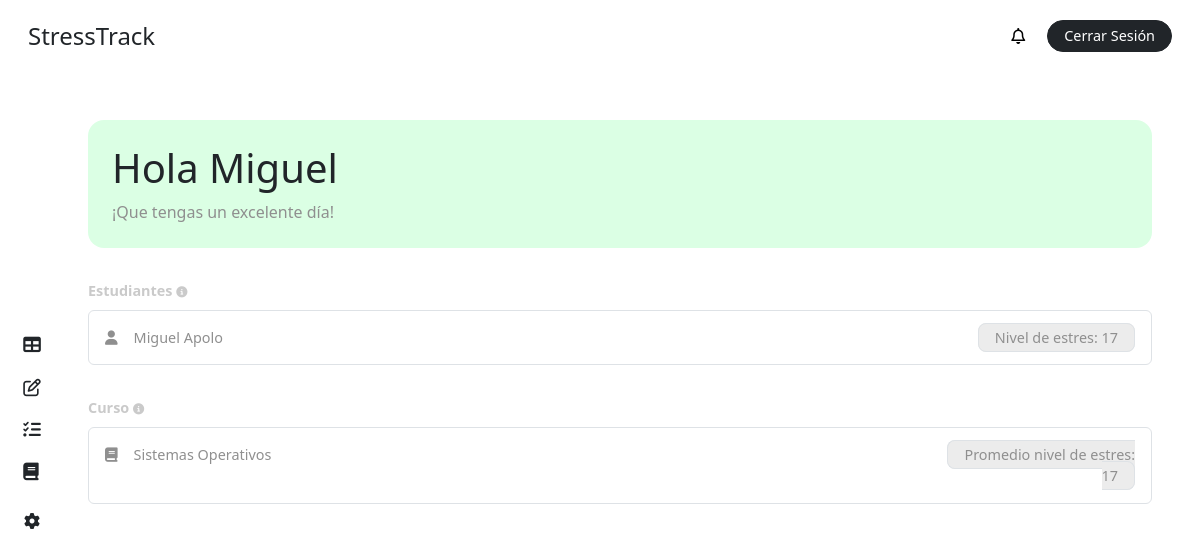
Before: /panel/ (signed in) with the older database file.
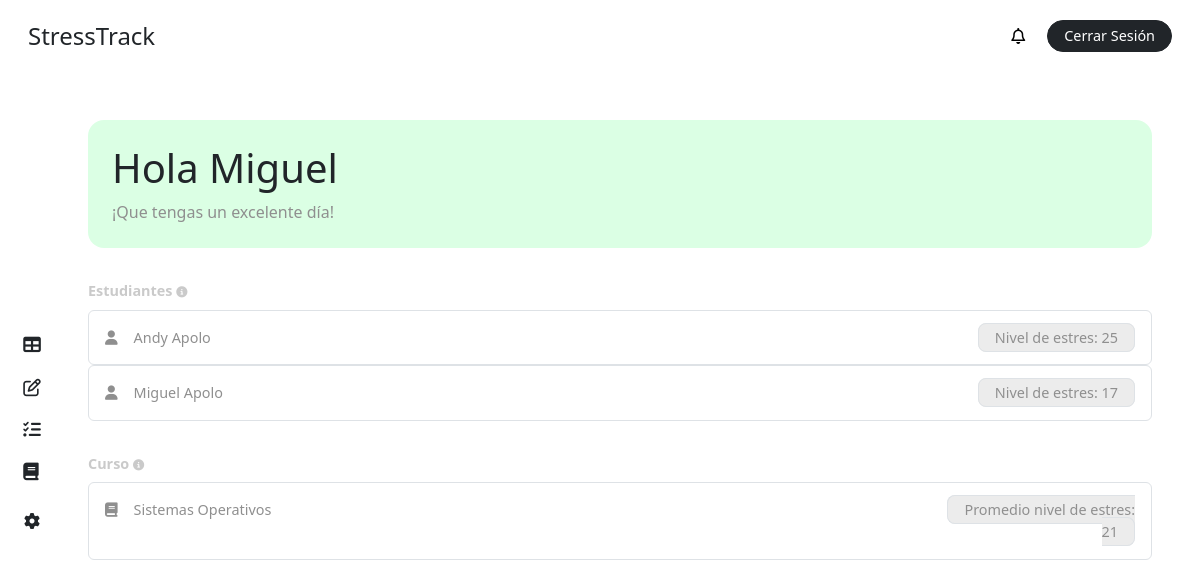
After: the same page with the newer database file.
### stress/models.py (models this page shows, shortened)
class CustomUser(AbstractBaseUser, PermissionsMixin):
    ROLE_CHOICES = [
        ('student', 'Alumno'),
        ('teacher', 'Profesor'),
        ('superuser', 'Administrador'),
    ]
    first_name = models.CharField(max_length=50, blank=True)
    last_name = models.CharField(max_length=50, blank=True)
    dni = models.CharField(max_length=10, unique=True, blank=True, null=True)
    email = models.EmailField(unique=True)
    role = models.CharField(max_length=20, choices=ROLE_CHOICES, default='student')
    is_active = models.BooleanField(default=True)
    is_staff = models.BooleanField(default=False)
    stress = models.IntegerField(default=0)
    share_stress_level = models.BooleanField(default=False)
    course = models.ForeignKey(Course, on_delete=models.CASCADE, related_name='students', null=True, blank=True)
    group = models.ForeignKey(Team, on_delete=models.CASCADE, related_name='members', null=True, blank=True)
    objects = CustomUserManager()
    USERNAME_FIELD = 'email'
    REQUIRED_FIELDS = []

### stress/views.py (the view)
# urls.py: path('panel/', views.panel, name='panel'),
@login_required
def panel(request):
    user = request.user
    course = user.course
    team = user.group
    tasks = None
    tests = None
    top_3_stressed_students = None
    average_stress = None
    course_teaching = user.teaching_courses.first()
    if course_teaching:
        students = course_teaching.students.filter(stress__gt=0)
        top_3_stressed_students = students.order_by('-stress')[:3]
        average_stress = int(students.aggregate(avg_stress=Avg('stress'))['avg_stress'] or 0)
    if course:
        tasks = course.tasks.filter(due_date__gte=date.today()).order_by('due_date')
    if team:
        tests = team.tests.all()
    stress = user.stress
    color = ""
    if 0 <= stress <= 20:
        color = 'bg-good'
    elif 20 < stress <= 40:
        color = 'bg-not-bad'
    elif 40 < stress <= 60:
        color = 'bg-dangerr'
    elif 60 < stress <= 100:
        color = 'bg-dying'
    context = {
        'name': user.first_name or "Usuario",
        'color': color,
        'stress': stress,
        'role': user.role,
        'top_3_stressed_students': top_3_stressed_students,
        'average_stress': average_stress,
        'course_teaching': course_teaching,
        'notifications': user.notifications.all(),
        'unread_notifications': user.notifications.filter(is_read=False).count(),
    }
    if tasks:
        if tasks.exists():
            tmp_task = tasks.first()
            task = {
                'title': tmp_task.title,
                'date': tmp_task.due_date
            }
        else:
            task = None
    else:
        task = None
    if tests:
        tmp_test = tests.last()
        flg = test_resolve(tmp_test, user)
        test = {
            'id': tmp_test.id,
            'title': tmp_test.title,
            'state': flg
        }
    else:
        test = None
    context['task'] = task
    context['test'] = test
    return render(request, 'dashboard/panel.html', context)

### stress/templates/dashboard/panel.html (shortened to what the changed rows need)
{% extends "base/dashboard_base.html" %}
{% block content %}
<main class="main p-4 pe-5">
    <div class="{{ color }} p-4 rounded-4 my-4">
        <div class="row">
            {% if role == 'student' %}
                <div class="col-10">
                    <h1>Hola {{ name }}</h1>
                    <p class="fs-6 m-0">Tus niveles de estrés son {{ stress }}. ¡Sigue así! Mantén tus buenos hábitos.
                    </p>
                </div>
                <div class="col-2 text-center">
                    <h1>{{ stress }}</h1>
                    <p class="m-0">Nivel de Estrés</p>
                </div>
            {% else %}
                <div class="col-12">
                    <h1>Hola {{ name }}</h1>
                </div>
            {% endif %}
        </div>
    </div>
    {% if role == 'student' %}
        <div class="mb-4">
            <label class="text-grisillo fw-bold my-2">Tarea</label>
            {% if not task %}
                <div class="bg-inf p-3 rounded-2 text-gris">
                    <i class="fas fa-info-circle"></i> No tienes tareas asignadas por el momento.
                </div>
            {% else %}
                <div class="p-3 rounded-2 text-gris border border-1">
                        <div class="row">
                            <div class="col-10">
                                <i class="fa-solid fa-list me-3"></i>{{ task.title }}
                            </div>
                            <div class="col-2 text-end">
                                <div class="ms-4 bg-color-grisillo py-1 px-3 border d-inline rounded-3 fs-7">
                                    {{ task.date }}
                                </div>
                            </div>
                        </div>
                </div>
            {% endif %}
        </div>
        <div class="mb-4">
            <label class="text-grisillo fw-bold my-2">Test</label>
        {% if not test %}
        <div class="bg-inf p-3 rounded-2 text-gris">
            <i class="fas fa-info-circle"></i> No tienes tests asignadas por el momento.
        </div>
        {% else %}
        <div class="p-3 rounded-2 text-gris border border-1">
            <div class="row">
                <div class="col-10">
                    <i class="fa-solid fa-list me-3"></i>{{ test.title }}
                </div>
                <div class="col-2 text-end">
                        {% if not test.state %}
                            <div class="ms-4 p-1 d-inline rounded-4 fs-7">
                                <a href="{% url 'test' test.id %}" class="text-decoration-none border border-dark text-dark py-1 px-3 rounded-3 fs-7">Realizar Test</a>
                            </div>
                        {% else %}
                            <div class="ms-4 bg-color-grisillo py-1 px-3 border d-inline rounded-3 fs-7">
                                Completado
                            </div>
                            {% endif %}
                        </div>
                    </div>
                </div>
                {% endif %}
        </div>
    {% else %}
        <div class="mb-4">
            {% if not top_3_stressed_students %}
                <div class="bg-inf p-3 rounded-2 text-gris">
                    <i class="fas fa-info-circle"></i> No existen estudiantes con niveles altos de estres.
                </div>
            {% else %}
                {% for student in top_3_stressed_students %}
                    <div class="p-3 rounded-2 text-gris border border-1">
                        <div class="row">
                            <div class="col-9">
                                <i class="fa-solid fa-user me-3"></i>{{ student.first_name }} {{ student.last_name }}
                            </div>
                            <div class="col-3 text-end">
                                <div class="ms-4 bg-color-grisillo py-1 px-3 border d-inline rounded-3 fs-7">
                                    Nivel de estres: {{ student.stress }}
                                </div>
                            </div>
                        </div>
                    </div>
                {% endfor %}
            {% endif %}
        </div>
        <div class="mb-4">
            {% if not course_teaching %}
                <div class="bg-inf p-3 rounded-2 text-gris">
                    <i class="fas fa-info-circle"></i> No estas asignado a un curso por el momento.
                </div>
            {% elif not top_3_stressed_students %}
                <div class="bg-inf p-3 rounded-2 text-gris">
                    <i class="fas fa-info-circle"></i> No existen estudiantes con niveles de estres.
                </div>
            {% else %}
                <div class="p-3 rounded-2 text-gris border border-1">
                        <div class="row">
                            <div class="col-9">
                                <i class="fa-solid fa-book me-3"></i>{{ course_teaching.name }}
                            </div>
                            <div class="col-3 text-end">
                                <div class="ms-4 bg-color-grisillo py-1 px-3 border d-inline rounded-3 fs-7">
                                    Promedio nivel de estres: {{ average_stress }}
                                </div>
                            </div>
                        </div>
                </div>
            {% endif %}
        </div>
    {% endif %}
</main>
{% endblock %}

Changed rows visible on the page:
now on this page (row edited): CustomUser: first_name "Andy", last_name "Apolo", stress "25"
Other visible differences:
{{ average_stress }}: "17" → "21"
